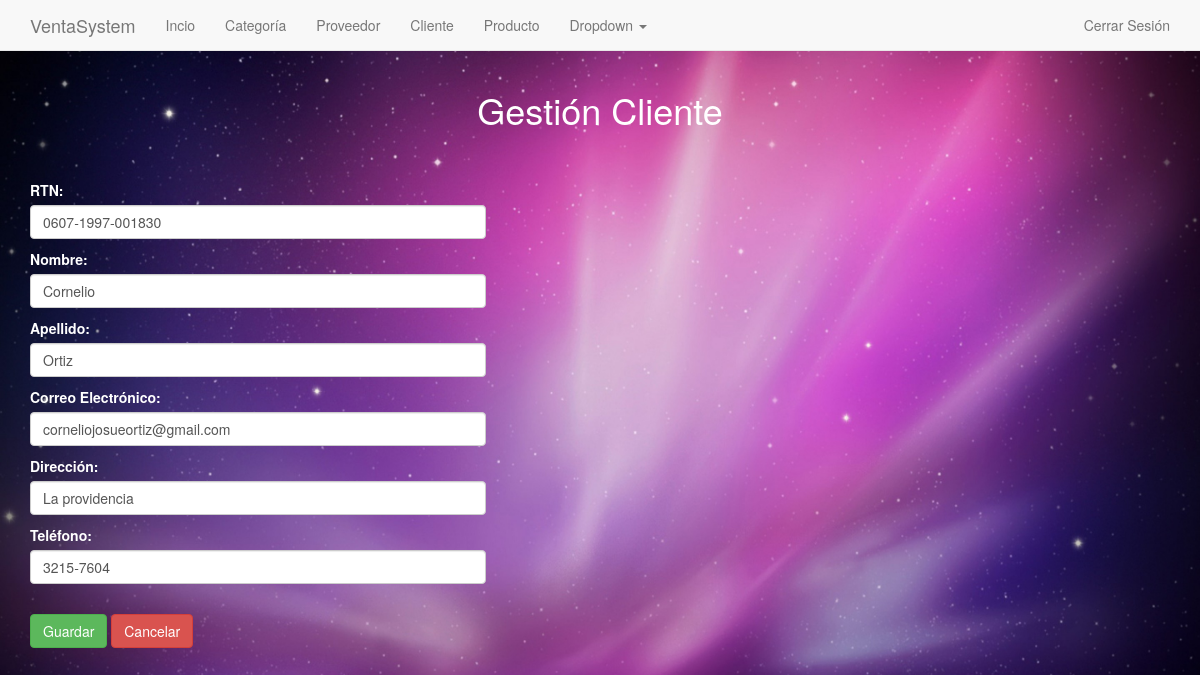
Page /facturacion/actualizar-cliente/1 (signed in) on the committed database.
### facturacion/models.py (models this page shows, shortened)
@python_2_unicode_compatible
class Cliente(models.Model):
	rtn = models.CharField(max_length=16, null=True, blank=True)
	nombre = models.CharField(max_length=50)
	apellido = models.CharField(max_length=50)
	correo = models.CharField(max_length=50)
	direccion = models.TextField()
	telefono = models.CharField(max_length=9,null=True, blank=True)

### facturacion/views.py (the view)
# urls.py: url(r'^actualizar-cliente/(?P<idc>\d+)$', views.actualizar_cliente, name='actualizar_cliente'),
@login_required()
def actualizar_cliente(request, idc):
	cliente = Cliente.objects.get(id=idc)
	if request.method == 'GET':
		form =ClienteForm(instance=cliente)
	else:
		form = ClienteForm(request.POST, instance=cliente)
		if form.is_valid():
			form.save()
		return HttpResponseRedirect(reverse('clientes'))
	return render(request, 'cliente_form.html', {'form': form})

### facturacion/forms.py
class ClienteForm(forms.ModelForm):
	class Meta:
		model = Cliente
		fields= [
			'rtn',
			'nombre',
			'apellido',
			'correo',
			'direccion',
			'telefono',
		]
		labels = {
			'rtn': 'RTN',
			'nombre': 'Nombre',
			'apellido': 'Apellido',
			'correo': 'Correo Electrónico',
			'direccion': 'Dirección',
			'telefono': 'Teléfono',
		}
		widgets = {
			'rtn': forms.TextInput(attrs={'class': 'form-control'}),
			'nombre': forms.TextInput(attrs={'class': 'form-control'}),
			'apellido': forms.TextInput(attrs={'class': 'form-control'}),
			'correo': forms.EmailInput(attrs={'class': 'form-control'}),
			'direccion': forms.TextInput(attrs={'class': 'form-control'}),
			'telefono': forms.TextInput(attrs={'class': 'form-control'}),
		}

### facturacion/templates/cliente_form.html (shortened to what this page needs)
{% extends "base_in.html" %}
{% block content %}
	<form action="" method="post">
	 	<h1 class="titulo">Gestión Cliente</h1>
	 	<br>
	 	<br>
		{{ form.as_p }}
		<br>
		<button type="submit" class="btn btn-success">Guardar</button>
		<a class="btn btn-danger" href="{% url 'clientes' %}"> Cancelar</a>
	</form>
{% endblock %}

### facturacion/static/facturacion/css/estilo.css (style rules this page uses)
body { background: white url("../img/fondo.jpg"); background-repeat: no-repeat; background-color: #808080; background-size: 100% 100%; background-attachment: fixed; color: white; padding-top: 70px; }
.titulo { text-align: center; }
.form-control { width: 40%; }

### rows in the picture
Cliente: rtn "0607-1997-001830", nombre "Cornelio", apellido "Ortiz", correo "corneliojosueortiz@gmail.com", direccion "La providencia", telefono "3215-7604"
